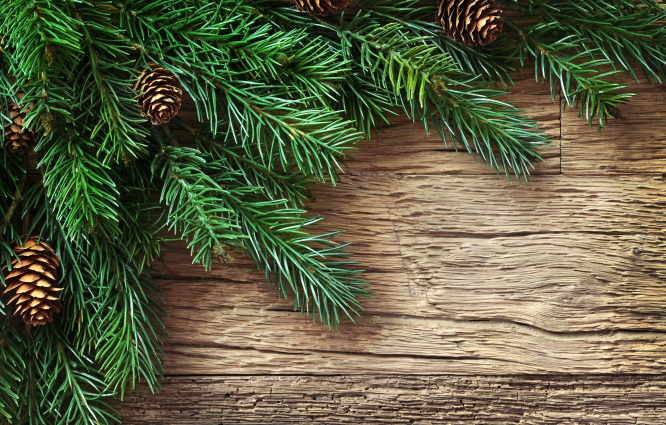
#> input picture test02.jpg, 1332 x 850 px (shown at 1/2 size)
$ jupyter execute --allow-errors recognition_lab1_sampling.ipynb   (shell and % lines are left out)
#> lines starting #> are read from the running program, lines starting #| are printed output that depends on the picture; long printed decimals are rounded
[cell 1]
from PIL import Image
from numpy import asarray, concatenate, cov, zeros, random
from scipy.stats import multivariate_normal
from matplotlib import pyplot as plt
from functools import reduce
from random import randint
from numba import jit, float32

[cell 2]
# load the image
image = Image.open('test02.jpg').resize((256, 256))
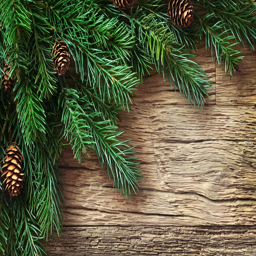
#> image: PIL image 256x256 RGB; mean R, G, B 93.4, 95.6, 66.1

#print image mode
print(image.mode)
#| RGB

# convert image to numpy array (256, 256, 3)
img_tenzor = asarray(image)

# summarize shape
shape = img_tenzor.shape
#> shape = (256, 256, 3)
print(f' img shape {shape}')
#|  img shape (256, 256, 3)

### cut examples 2 for image segments

[cell 3]
segment_1,  segment_2= img_tenzor[:50, :50], img_tenzor[250:, 250:]
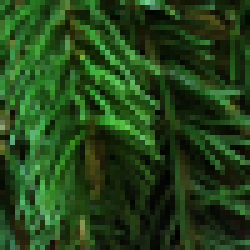
#> segment_1: shape (50, 50, 3) (shown 5 times larger); mean R, G, B 35.2, 68.4, 25.4

plt.imshow(img_tenzor)
plt.show()
plt.imshow(segment_1, interpolation='nearest')
plt.show()
plt.imshow(segment_2, interpolation='nearest')
plt.show()
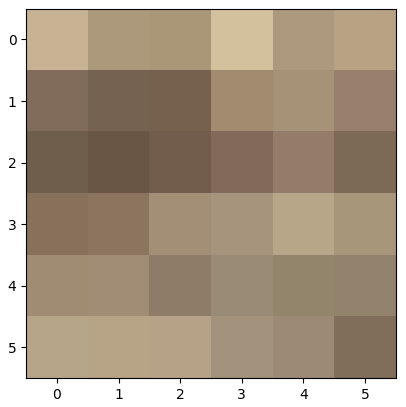
#> figure drawn by matplotlib, 1 panel

[cell 4]
segment_1 = concatenate((segment_1), axis=0 )
#> segment_1 = 2500 rows, first 8: [41, 94, 36], [46, 124, 46], [35, 59, 19], [73, 73, 31], [61, 79, 26], [24, 72, 21], [39, 118, 34], [36, 112, 29]
segment_1_mean = segment_1.mean(axis=0)
#> segment_1_mean = [35.16, 68.39, 25.41]
segment_1_cov = cov(segment_1, rowvar=False)
#> segment_1_cov = [[408.1, 739.8, 374.1], [739.8, 1744.9, 803.8], [374.1, 803.8, 443.3]]

print(f'segment_1 MEAN  \t{segment_1_mean}\n')
#| segment_1 MEAN  	[35.1624 68.3904 25.4144]
print(f'segment_1 COV MATRIX\n {segment_1_cov}\n')
#| segment_1 COV MATRIX
#|  [[ 408.112  739.849  374.099]
#|  [ 739.849 1744.928  803.825]
#|  [ 374.099  803.825  443.325]]
print(f'segment_1 COV MATRIX shape \t {segment_1_cov.shape}')
#| segment_1 COV MATRIX shape 	 (3, 3)

[cell 5]
segment_2 = concatenate((segment_2), axis=0 )
#> segment_2 = 36 rows, first 8: [199, 178, 148], [172, 152, 122], [169, 151, 120], [211, 193, 158], [173, 154, 126], [183, 163, 131], [129, 108, 91], [118, 98, 80]
segment_2_mean = segment_2.mean(axis=0)
#> segment_2_mean = [154, 134.7, 110.8]
segment_2_cov = cov(segment_2, rowvar=False)
#> segment_2_cov = [[663.7, 671.7, 554.4], [671.7, 684, 565.1], [554.4, 565.1, 471.9]]

print(f'segment_2 MEAN  \t{segment_2_mean}\n')
#| segment_2 MEAN  	[154.         134.667 110.75      ]
print(f'segment_2 COV MATRIX\n {segment_2_cov}\n')
#| segment_2 COV MATRIX
#|  [[663.657 671.657 554.429]
#|  [671.657 684.         565.114]
#|  [554.429 565.114 471.907]]
print(f'segment_2 COV MATRIX shape \t {segment_2_cov.shape}')
#| segment_2 COV MATRIX shape 	 (3, 3)

### For each pixel put initial segment type

[cell 6]
dist_segm1_color = multivariate_normal(mean=segment_1_mean, cov=segment_1_cov)
dist_segm2_color = multivariate_normal(mean=segment_2_mean, cov=segment_2_cov)

def likelyhood(pixel_color_list, dist_segm1_color, dist_segm2_color):

    pdf_1 = dist_segm1_color.pdf(pixel_color_list)
#> pdf_1 = 5.47e-31
    pdf_2 = dist_segm2_color.pdf(pixel_color_list)
#> pdf_2 = 0.000286

#     if pdf_1 > pdf_2:
    return randint(0,1), pdf_1, pdf_2  #marker color randomly and probs of belonging to 1 and 2 classes
#     else:
#         return 0, pdf_1, pdf_2


print(f' test for pixel (253, 253):\n {likelyhood(img_tenzor[253][253], dist_segm1_color, dist_segm2_color)}')
#|  test for pixel (253, 253):
#|  (1, 5.471231994577396e-31, 0.0002862)

[cell 7]
marked_image_data  = zeros(shape=img_tenzor.shape , dtype=float)
#> marked_image_data: shape (256, 256, 3) float64; every value is 0

for i in range(shape[0]):
    for j in range(shape[1]):
        marked_image_data[i][j] = likelyhood(img_tenzor[i][j], dist_segm1_color, dist_segm2_color)
#> this loop made 256 passes
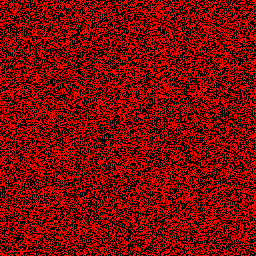
#> marked_image_data: shape (256, 256, 3) float64; mean R, G, B 0.497, 3.15e-06, 1.17e-05

plt.imshow(marked_image_data[:, :,0])
plt.show()
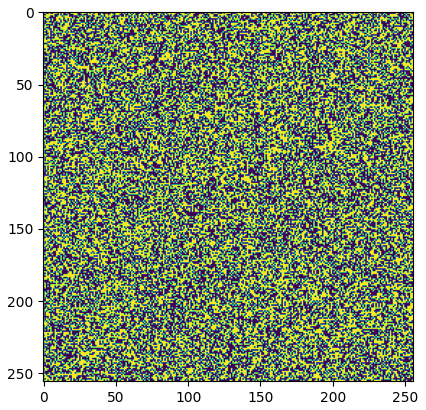
#> figure drawn by matplotlib, 1 panel
